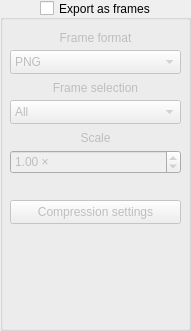
                    <widget class="QGroupBox" name="frame_export_group">
                        <property name="geometry">
                            <rect>
                                <x>658</x>
                                <y>110</y>
                                <width>191</width>
                                <height>331</height>
                            </rect>
                        </property>
                        <property name="statusTip">
                            <string>Frame export settings</string>
                        </property>
                        <property name="layoutDirection">
                            <enum>Qt::LayoutDirection::LeftToRight</enum>
                        </property>
                        <property name="title">
                            <string>Export as frames</string>
                        </property>
                        <property name="alignment">
                            <set>Qt::AlignmentFlag::AlignCenter</set>
                        </property>
                        <property name="flat">
                            <bool>false</bool>
                        </property>
                        <property name="checkable">
                            <bool>true</bool>
                        </property>
                        <property name="checked">
                            <bool>false</bool>
                        </property>
                        <widget class="QComboBox" name="frame_format_combobox">
                            <property name="geometry">
                                <rect>
                                    <x>10</x>
                                    <y>50</y>
                                    <width>171</width>
                                    <height>24</height>
                                </rect>
                            </property>
                            <property name="statusTip">
                                <string>Sets the format of frame images</string>
                            </property>
                            <property name="editable">
                                <bool>false</bool>
                            </property>
                            <property name="currentIndex">
                                <number>3</number>
                            </property>
                            <property name="maxVisibleItems">
                                <number>10</number>
                            </property>
                            <property name="sizeAdjustPolicy">
                                <enum>QComboBox::SizeAdjustPolicy::AdjustToContentsOnFirstShow</enum>
                            </property>
                            <property name="placeholderText">
                                <string/>
                            </property>
                            <property name="frame">
                                <bool>true</bool>
                            </property>
                            <property name="modelColumn">
                                <number>0</number>
                            </property>
                            <item>
                                <property name="text">
                                    <string>AVIF</string>
                                </property>
                            </item>
                            <item>
                                <property name="text">
                                    <string>BMP</string>
                                </property>
                            </item>
                            <item>
                                <property name="text">
                                    <string>DDS</string>
                                </property>
                            </item>
                            <item>
                                <property name="text">
                                    <string>PNG</string>
                                </property>
                            </item>
                            <item>
                                <property name="text">
                                    <string>TGA</string>
                                </property>
                            </item>
                            <item>
                                <property name="text">
                                    <string>TIFF</string>
                                </property>
                            </item>
                            <item>
                                <property name="text">
                                    <string>WebP</string>
                                </property>
                            </item>
                        </widget>
                        <widget class="QLabel" name="frame_format_label">
                            <property name="geometry">
                                <rect>
                                    <x>40</x>
                                    <y>30</y>
                                    <width>111</width>
                                    <height>16</height>
                                </rect>
                            </property>
                            <property name="text">
                                <string>Frame format</string>
                            </property>
                            <property name="alignment">
                                <set>Qt::AlignmentFlag::AlignCenter</set>
                            </property>
                            <property name="indent">
                                <number>0</number>
                            </property>
                        </widget>
                        <widget class="QLabel" name="frame_scale_label">
                            <property name="geometry">
                                <rect>
                                    <x>40</x>
                                    <y>130</y>
                                    <width>111</width>
                                    <height>16</height>
                                </rect>
                            </property>
                            <property name="text">
                                <string>Scale</string>
                            </property>
                            <property name="alignment">
                                <set>Qt::AlignmentFlag::AlignCenter</set>
                            </property>
                        </widget>
                        <widget class="QDoubleSpinBox" name="frame_scale_entry">
                            <property name="geometry">
                                <rect>
                                    <x>10</x>
                                    <y>150</y>
                                    <width>171</width>
                                    <height>24</height>
                                </rect>
                            </property>
                            <property name="statusTip">
                                <string>Sets the scale of frames images</string>
                            </property>
                            <property name="accelerated">
                                <bool>true</bool>
                            </property>
                            <property name="correctionMode">
                                <enum>QAbstractSpinBox::CorrectionMode::CorrectToNearestValue</enum>
                            </property>
                            <property name="suffix">
                                <string> ×</string>
                            </property>
                            <property name="decimals">
                                <number>2</number>
                            </property>
                            <property name="minimum">
                                <double>0.010000000000000</double>
                            </property>
                            <property name="maximum">
                                <double>100.000000000000000</double>
                            </property>
                            <property name="singleStep">
                                <double>0.010000000000000</double>
                            </property>
                            <property name="value">
                                <double>1.000000000000000</double>
                            </property>
                        </widget>
                        <widget class="QComboBox" name="frame_selection_combobox">
                            <property name="geometry">
                                <rect>
                                    <x>10</x>
                                    <y>100</y>
                                    <width>171</width>
                                    <height>24</height>
                                </rect>
                            </property>
                            <property name="statusTip">
                                <string>Which frames to export. &quot;All&quot; exports all frames, &quot;No duplicates&quot; only exports unique frames, &quot;First, Last&quot; exports the first and last frame of the animation.</string>
                            </property>
                            <item>
                                <property name="text">
                                    <string>All</string>
                                </property>
                            </item>
                            <item>
                                <property name="text">
                                    <string>No duplicates</string>
                                </property>
                            </item>
                            <item>
                                <property name="text">
                                    <string>First</string>
                                </property>
                            </item>
                            <item>
                                <property name="text">
                                    <string>Last</string>
                                </property>
                            </item>
                            <item>
                                <property name="text">
                                    <string>First, Last</string>
                                </property>
                            </item>
                            <item>
                                <property name="text">
                                    <string>Custom</string>
                                </property>
                            </item>
                        </widget>
                        <widget class="QLabel" name="frame_selection_label">
                            <property name="geometry">
                                <rect>
                                    <x>40</x>
                                    <y>80</y>
                                    <width>111</width>
                                    <height>16</height>
                                </rect>
                            </property>
                            <property name="text">
                                <string>Frame selection</string>
                            </property>
                            <property name="alignment">
                                <set>Qt::AlignmentFlag::AlignCenter</set>
                            </property>
                        </widget>
                        <widget class="QPushButton" name="compression_settings_button">
                            <property name="geometry">
                                <rect>
                                    <x>10</x>
                                    <y>200</y>
                                    <width>171</width>
                                    <height>24</height>
                                </rect>
                            </property>
                            <property name="statusTip">
                                <string>Controls compression settings for frame images</string>
                            </property>
                            <property name="text">
                                <string>Compression settings</string>
                            </property>
                        </widget>
                    </widget>
